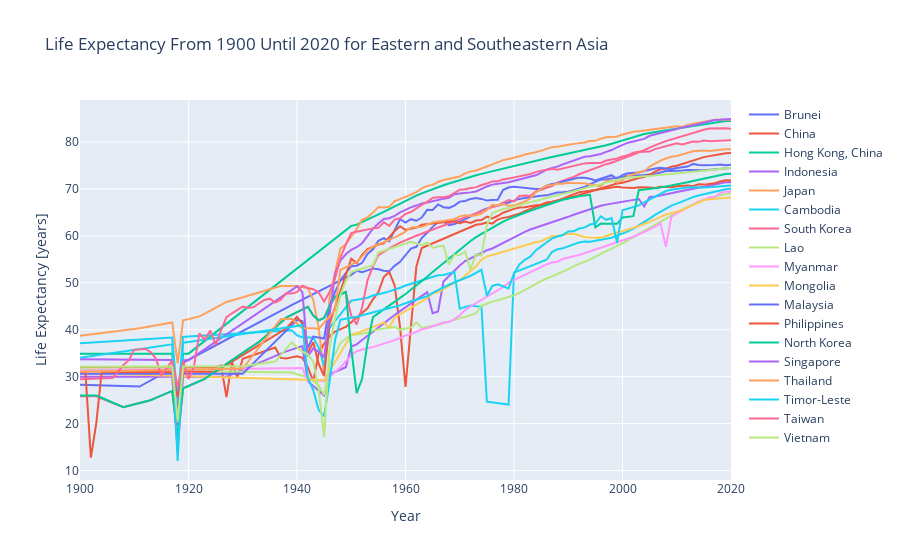

Here is the notebook cell this chart was saved with:
### Code cell
# plot years from 1900 to 2020 for eastern and southeastern countries (index 6 in df)
fig2 = go.Figure()
for country in regions.country_data[6].columns:
    fig2.add_trace(go.Scatter(y=regions.country_data[6][country].loc[1900:2020],
                              x=regions.country_data[6].loc[1900:2020].index,
                              mode='lines',
                              name=country_name_dict[country]))
fig2.update_layout(title='Life Expectancy From 1900 Until 2020 for Eastern and Southeastern Asia',
                  yaxis_title='Life Expectancy [years]',
                  xaxis_title='Year')
fig2.show()
